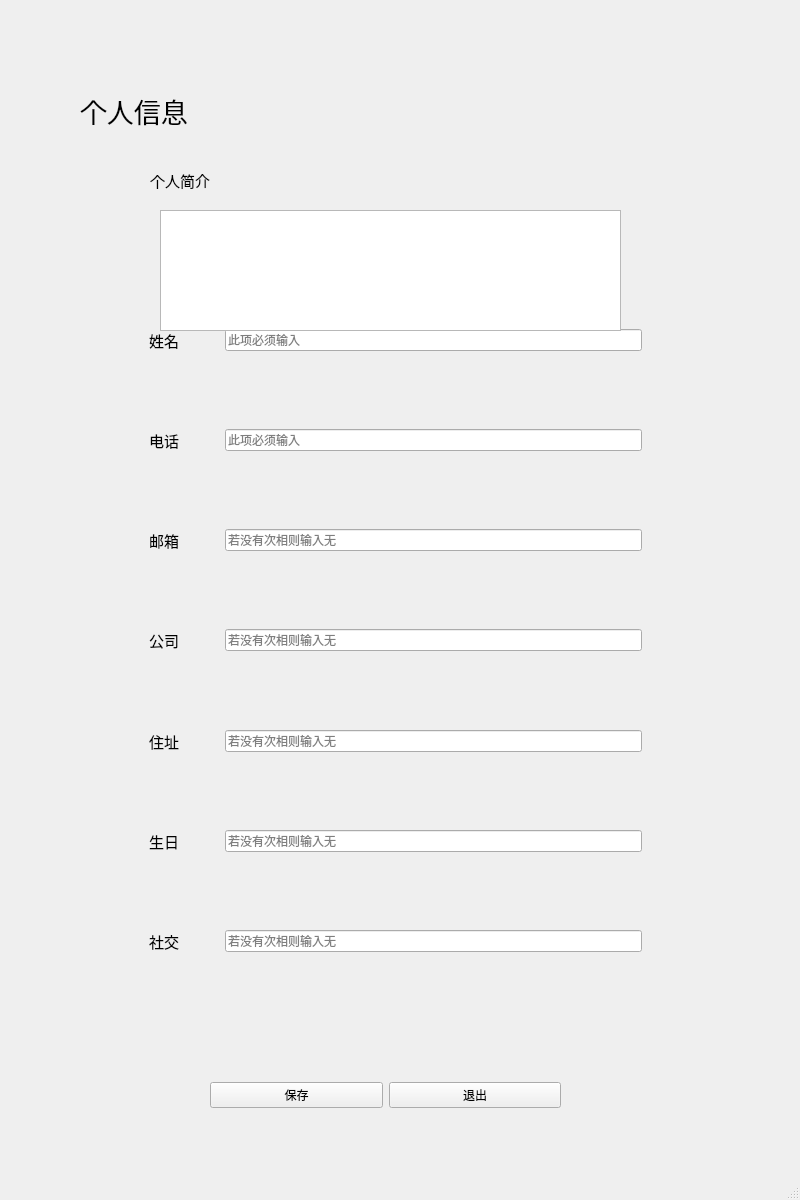
<?xml version="1.0" encoding="UTF-8"?>
<ui version="4.0">
 <class>Owninformation</class>
 <widget class="QMainWindow" name="Owninformation">
  <property name="enabled">
   <bool>true</bool>
  </property>
  <property name="geometry">
   <rect>
    <x>0</x>
    <y>0</y>
    <width>800</width>
    <height>1200</height>
   </rect>
  </property>
  <property name="minimumSize">
   <size>
    <width>800</width>
    <height>1200</height>
   </size>
  </property>
  <property name="maximumSize">
   <size>
    <width>800</width>
    <height>1200</height>
   </size>
  </property>
  <property name="windowTitle">
   <string>个人信息</string>
  </property>
  <property name="styleSheet">
   <string notr="true">#Owninformation
{
background-image: url(:/3.png);
}</string>
  </property>
  <widget class="QWidget" name="centralwidget">
   <property name="styleSheet">
    <string notr="true"/>
   </property>
   <widget class="QWidget" name="widget_10" native="true">
    <property name="geometry">
     <rect>
      <x>100</x>
      <y>320</y>
      <width>551</width>
      <height>701</height>
     </rect>
    </property>
    <layout class="QFormLayout" name="formLayout">
     <item row="0" column="0" colspan="2">
      <widget class="QWidget" name="widget_3" native="true">
       <layout class="QHBoxLayout" name="horizontalLayout_4">
        <item>
         <spacer name="horizontalSpacer_3">
          <property name="orientation">
           <enum>Qt::Horizontal</enum>
          </property>
          <property name="sizeType">
           <enum>QSizePolicy::Minimum</enum>
          </property>
          <property name="sizeHint" stdset="0">
           <size>
            <width>40</width>
            <height>20</height>
           </size>
          </property>
         </spacer>
        </item>
        <item>
         <widget class="QLabel" name="label_4">
          <property name="text">
           <string>&lt;html&gt;&lt;head/&gt;&lt;body&gt;&lt;p align=&quot;center&quot;&gt;&lt;span style=&quot; font-size:11pt;&quot;&gt;姓名&lt;/span&gt;&lt;/p&gt;&lt;/body&gt;&lt;/html&gt;</string>
          </property>
         </widget>
        </item>
        <item>
         <spacer name="horizontalSpacer_5">
          <property name="orientation">
           <enum>Qt::Horizontal</enum>
          </property>
          <property name="sizeType">
           <enum>QSizePolicy::Fixed</enum>
          </property>
          <property name="sizeHint" stdset="0">
           <size>
            <width>40</width>
            <height>20</height>
           </size>
          </property>
         </spacer>
        </item>
        <item>
         <widget class="QLineEdit" name="lineEdit_name">
          <property name="toolTip">
           <string>&lt;html&gt;&lt;head/&gt;&lt;body&gt;&lt;p&gt;此项为必填&lt;/p&gt;&lt;/body&gt;&lt;/html&gt;</string>
          </property>
          <property name="text">
           <string/>
          </property>
          <property name="placeholderText">
           <string>此项必须输入</string>
          </property>
         </widget>
        </item>
       </layout>
      </widget>
     </item>
     <item row="3" column="0">
      <spacer name="verticalSpacer_2">
       <property name="orientation">
        <enum>Qt::Vertical</enum>
       </property>
       <property name="sizeHint" stdset="0">
        <size>
         <width>20</width>
         <height>40</height>
        </size>
       </property>
      </spacer>
     </item>
     <item row="4" column="0" colspan="2">
      <widget class="QWidget" name="widget_6" native="true">
       <layout class="QHBoxLayout" name="horizontalLayout_6">
        <item>
         <spacer name="horizontalSpacer_12">
          <property name="orientation">
           <enum>Qt::Horizontal</enum>
          </property>
          <property name="sizeType">
           <enum>QSizePolicy::Maximum</enum>
          </property>
          <property name="sizeHint" stdset="0">
           <size>
            <width>0</width>
            <height>0</height>
           </size>
          </property>
         </spacer>
        </item>
        <item>
         <spacer name="horizontalSpacer_17">
          <property name="orientation">
           <enum>Qt::Horizontal</enum>
          </property>
          <property name="sizeType">
           <enum>QSizePolicy::Fixed</enum>
          </property>
          <property name="sizeHint" stdset="0">
           <size>
            <width>40</width>
            <height>20</height>
           </size>
          </property>
         </spacer>
        </item>
        <item>
         <widget class="QLabel" name="label_6">
          <property name="text">
           <string>&lt;html&gt;&lt;head/&gt;&lt;body&gt;&lt;p&gt;&lt;span style=&quot; font-size:11pt;&quot;&gt;邮箱&lt;/span&gt;&lt;/p&gt;&lt;/body&gt;&lt;/html&gt;</string>
          </property>
         </widget>
        </item>
        <item>
         <spacer name="horizontalSpacer_7">
          <property name="orientation">
           <enum>Qt::Horizontal</enum>
          </property>
          <property name="sizeType">
           <enum>QSizePolicy::Fixed</enum>
          </property>
          <property name="sizeHint" stdset="0">
           <size>
            <width>40</width>
            <height>20</height>
           </size>
          </property>
         </spacer>
        </item>
        <item>
         <widget class="QLineEdit" name="lineEdit_email">
          <property name="toolTip">
           <string>&lt;html&gt;&lt;head/&gt;&lt;body&gt;&lt;p&gt;若没有次相则输入无&lt;/p&gt;&lt;/body&gt;&lt;/html&gt;</string>
          </property>
          <property name="text">
           <string/>
          </property>
          <property name="placeholderText">
           <string>若没有次相则输入无</string>
          </property>
         </widget>
        </item>
       </layout>
      </widget>
     </item>
     <item row="5" column="0">
      <spacer name="verticalSpacer_3">
       <property name="orientation">
        <enum>Qt::Vertical</enum>
       </property>
       <property name="sizeHint" stdset="0">
        <size>
         <width>20</width>
         <height>40</height>
        </size>
       </property>
      </spacer>
     </item>
     <item row="6" column="0" colspan="2">
      <widget class="QWidget" name="widget_7" native="true">
       <layout class="QHBoxLayout" name="horizontalLayout_7">
        <item>
         <spacer name="horizontalSpacer_13">
          <property name="orientation">
           <enum>Qt::Horizontal</enum>
          </property>
          <property name="sizeType">
           <enum>QSizePolicy::Fixed</enum>
          </property>
          <property name="sizeHint" stdset="0">
           <size>
            <width>40</width>
            <height>20</height>
           </size>
          </property>
         </spacer>
        </item>
        <item>
         <widget class="QLabel" name="label_7">
          <property name="text">
           <string>&lt;html&gt;&lt;head/&gt;&lt;body&gt;&lt;p&gt;&lt;span style=&quot; font-size:11pt;&quot;&gt;公司&lt;/span&gt;&lt;/p&gt;&lt;/body&gt;&lt;/html&gt;</string>
          </property>
         </widget>
        </item>
        <item>
         <spacer name="horizontalSpacer_8">
          <property name="orientation">
           <enum>Qt::Horizontal</enum>
          </property>
          <property name="sizeType">
           <enum>QSizePolicy::Fixed</enum>
          </property>
          <property name="sizeHint" stdset="0">
           <size>
            <width>40</width>
            <height>20</height>
           </size>
          </property>
         </spacer>
        </item>
        <item>
         <widget class="QLineEdit" name="lineEdit_company">
          <property name="toolTip">
           <string>&lt;html&gt;&lt;head/&gt;&lt;body&gt;&lt;p&gt;若没有次相则输入无&lt;/p&gt;&lt;/body&gt;&lt;/html&gt;</string>
          </property>
          <property name="text">
           <string/>
          </property>
          <property name="placeholderText">
           <string>若没有次相则输入无</string>
          </property>
         </widget>
        </item>
       </layout>
      </widget>
     </item>
     <item row="7" column="0">
      <spacer name="verticalSpacer_4">
       <property name="orientation">
        <enum>Qt::Vertical</enum>
       </property>
       <property name="sizeHint" stdset="0">
        <size>
         <width>20</width>
         <height>40</height>
        </size>
       </property>
      </spacer>
     </item>
     <item row="8" column="0" colspan="2">
      <widget class="QWidget" name="widget_8" native="true">
       <layout class="QHBoxLayout" name="horizontalLayout_8">
        <item>
         <spacer name="horizontalSpacer_14">
          <property name="orientation">
           <enum>Qt::Horizontal</enum>
          </property>
          <property name="sizeType">
           <enum>QSizePolicy::Minimum</enum>
          </property>
          <property name="sizeHint" stdset="0">
           <size>
            <width>40</width>
            <height>20</height>
           </size>
          </property>
         </spacer>
        </item>
        <item>
         <widget class="QLabel" name="label_8">
          <property name="text">
           <string>&lt;html&gt;&lt;head/&gt;&lt;body&gt;&lt;p&gt;&lt;span style=&quot; font-size:11pt;&quot;&gt;住址&lt;/span&gt;&lt;/p&gt;&lt;/body&gt;&lt;/html&gt;</string>
          </property>
         </widget>
        </item>
        <item>
         <spacer name="horizontalSpacer_9">
          <property name="orientation">
           <enum>Qt::Horizontal</enum>
          </property>
          <property name="sizeType">
           <enum>QSizePolicy::Fixed</enum>
          </property>
          <property name="sizeHint" stdset="0">
           <size>
            <width>40</width>
            <height>20</height>
           </size>
          </property>
         </spacer>
        </item>
        <item>
         <widget class="QLineEdit" name="lineEdit_address">
          <property name="toolTip">
           <string>&lt;html&gt;&lt;head/&gt;&lt;body&gt;&lt;p&gt;若没有次相则输入无&lt;/p&gt;&lt;/body&gt;&lt;/html&gt;</string>
          </property>
          <property name="text">
           <string/>
          </property>
          <property name="placeholderText">
           <string>若没有次相则输入无</string>
          </property>
         </widget>
        </item>
       </layout>
      </widget>
     </item>
     <item row="9" column="0">
      <spacer name="verticalSpacer_5">
       <property name="orientation">
        <enum>Qt::Vertical</enum>
       </property>
       <property name="sizeHint" stdset="0">
        <size>
         <width>20</width>
         <height>40</height>
        </size>
       </property>
      </spacer>
     </item>
     <item row="10" column="0" colspan="2">
      <widget class="QWidget" name="widget_9" native="true">
       <layout class="QHBoxLayout" name="horizontalLayout_9">
        <item>
         <spacer name="horizontalSpacer_15">
          <property name="orientation">
           <enum>Qt::Horizontal</enum>
          </property>
          <property name="sizeType">
           <enum>QSizePolicy::Minimum</enum>
          </property>
          <property name="sizeHint" stdset="0">
           <size>
            <width>40</width>
            <height>20</height>
           </size>
          </property>
         </spacer>
        </item>
        <item>
         <widget class="QLabel" name="label_9">
          <property name="text">
           <string>&lt;html&gt;&lt;head/&gt;&lt;body&gt;&lt;p&gt;&lt;span style=&quot; font-size:11pt;&quot;&gt;生日&lt;/span&gt;&lt;/p&gt;&lt;/body&gt;&lt;/html&gt;</string>
          </property>
         </widget>
        </item>
        <item>
         <spacer name="horizontalSpacer_10">
          <property name="orientation">
           <enum>Qt::Horizontal</enum>
          </property>
          <property name="sizeType">
           <enum>QSizePolicy::Fixed</enum>
          </property>
          <property name="sizeHint" stdset="0">
           <size>
            <width>40</width>
            <height>20</height>
           </size>
          </property>
         </spacer>
        </item>
        <item>
         <widget class="QLineEdit" name="lineEdit_birth">
          <property name="toolTip">
           <string>&lt;html&gt;&lt;head/&gt;&lt;body&gt;&lt;p&gt;若没有次相则输入无&lt;/p&gt;&lt;/body&gt;&lt;/html&gt;</string>
          </property>
          <property name="text">
           <string/>
          </property>
          <property name="placeholderText">
           <string>若没有次相则输入无</string>
          </property>
         </widget>
        </item>
       </layout>
      </widget>
     </item>
     <item row="11" column="0">
      <spacer name="verticalSpacer_6">
       <property name="orientation">
        <enum>Qt::Vertical</enum>
       </property>
       <property name="sizeHint" stdset="0">
        <size>
         <width>20</width>
         <height>40</height>
        </size>
       </property>
      </spacer>
     </item>
     <item row="12" column="0" colspan="2">
      <widget class="QWidget" name="widget_11" native="true">
       <layout class="QHBoxLayout" name="horizontalLayout_10">
        <item>
         <spacer name="horizontalSpacer_16">
          <property name="orientation">
           <enum>Qt::Horizontal</enum>
          </property>
          <property name="sizeType">
           <enum>QSizePolicy::Minimum</enum>
          </property>
          <property name="sizeHint" stdset="0">
           <size>
            <width>40</width>
            <height>20</height>
           </size>
          </property>
         </spacer>
        </item>
        <item>
         <widget class="QLabel" name="label_10">
          <property name="text">
           <string>&lt;html&gt;&lt;head/&gt;&lt;body&gt;&lt;p&gt;&lt;span style=&quot; font-size:11pt;&quot;&gt;社交&lt;/span&gt;&lt;/p&gt;&lt;/body&gt;&lt;/html&gt;</string>
          </property>
         </widget>
        </item>
        <item>
         <spacer name="horizontalSpacer_11">
          <property name="orientation">
           <enum>Qt::Horizontal</enum>
          </property>
          <property name="sizeType">
           <enum>QSizePolicy::Fixed</enum>
          </property>
          <property name="sizeHint" stdset="0">
           <size>
            <width>40</width>
            <height>20</height>
           </size>
          </property>
         </spacer>
        </item>
        <item>
         <widget class="QLineEdit" name="lineEdit_social">
          <property name="toolTip">
           <string>&lt;html&gt;&lt;head/&gt;&lt;body&gt;&lt;p&gt;若没有次相则输入无&lt;/p&gt;&lt;/body&gt;&lt;/html&gt;</string>
          </property>
          <property name="text">
           <string/>
          </property>
          <property name="placeholderText">
           <string>若没有次相则输入无</string>
          </property>
         </widget>
        </item>
       </layout>
      </widget>
     </item>
     <item row="13" column="0">
      <spacer name="verticalSpacer_7">
       <property name="orientation">
        <enum>Qt::Vertical</enum>
       </property>
       <property name="sizeHint" stdset="0">
        <size>
         <width>20</width>
         <height>12</height>
        </size>
       </property>
      </spacer>
     </item>
     <item row="14" column="0" colspan="2">
      <widget class="QWidget" name="widget_4" native="true">
       <widget class="QLabel" name="label_11">
        <property name="geometry">
         <rect>
          <x>58</x>
          <y>11</y>
          <width>24</width>
          <height>19</height>
         </rect>
        </property>
        <property name="text">
         <string>&lt;html&gt;&lt;head/&gt;&lt;body&gt;&lt;p&gt;QQ&lt;/p&gt;&lt;/body&gt;&lt;/html&gt;</string>
        </property>
       </widget>
       <widget class="QLineEdit" name="lineEdit_10">
        <property name="geometry">
         <rect>
          <x>150</x>
          <y>10</y>
          <width>371</width>
          <height>25</height>
         </rect>
        </property>
        <property name="toolTip">
         <string>&lt;html&gt;&lt;head/&gt;&lt;body&gt;&lt;p&gt;此项为必填&lt;/p&gt;&lt;/body&gt;&lt;/html&gt;</string>
        </property>
        <property name="text">
         <string/>
        </property>
        <property name="placeholderText">
         <string>若没有次相则输入无</string>
        </property>
       </widget>
      </widget>
     </item>
     <item row="2" column="0" colspan="2">
      <widget class="QWidget" name="widget_5" native="true">
       <layout class="QHBoxLayout" name="horizontalLayout_5">
        <item>
         <spacer name="horizontalSpacer_4">
          <property name="orientation">
           <enum>Qt::Horizontal</enum>
          </property>
          <property name="sizeType">
           <enum>QSizePolicy::Minimum</enum>
          </property>
          <property name="sizeHint" stdset="0">
           <size>
            <width>40</width>
            <height>20</height>
           </size>
          </property>
         </spacer>
        </item>
        <item>
         <widget class="QLabel" name="label_5">
          <property name="text">
           <string>&lt;html&gt;&lt;head/&gt;&lt;body&gt;&lt;p&gt;&lt;span style=&quot; font-size:11pt;&quot;&gt;电话&lt;/span&gt;&lt;/p&gt;&lt;/body&gt;&lt;/html&gt;</string>
          </property>
         </widget>
        </item>
        <item>
         <spacer name="horizontalSpacer_6">
          <property name="orientation">
           <enum>Qt::Horizontal</enum>
          </property>
          <property name="sizeType">
           <enum>QSizePolicy::Fixed</enum>
          </property>
          <property name="sizeHint" stdset="0">
           <size>
            <width>40</width>
            <height>20</height>
           </size>
          </property>
         </spacer>
        </item>
        <item>
         <widget class="QLineEdit" name="lineEdit_number">
          <property name="toolTip">
           <string>&lt;html&gt;&lt;head/&gt;&lt;body&gt;&lt;p&gt;此项为必填&lt;/p&gt;&lt;/body&gt;&lt;/html&gt;</string>
          </property>
          <property name="text">
           <string/>
          </property>
          <property name="placeholderText">
           <string>此项必须输入</string>
          </property>
         </widget>
        </item>
       </layout>
      </widget>
     </item>
     <item row="1" column="0">
      <spacer name="verticalSpacer">
       <property name="orientation">
        <enum>Qt::Vertical</enum>
       </property>
       <property name="sizeHint" stdset="0">
        <size>
         <width>20</width>
         <height>40</height>
        </size>
       </property>
      </spacer>
     </item>
    </layout>
   </widget>
   <widget class="QLabel" name="label">
    <property name="geometry">
     <rect>
      <x>80</x>
      <y>50</y>
      <width>211</width>
      <height>121</height>
     </rect>
    </property>
    <property name="font">
     <font>
      <pointsize>20</pointsize>
     </font>
    </property>
    <property name="text">
     <string>个人信息</string>
    </property>
   </widget>
   <widget class="QTextEdit" name="textEdit">
    <property name="geometry">
     <rect>
      <x>160</x>
      <y>210</y>
      <width>461</width>
      <height>121</height>
     </rect>
    </property>
   </widget>
   <widget class="QLabel" name="label_3">
    <property name="geometry">
     <rect>
      <x>150</x>
      <y>160</y>
      <width>121</width>
      <height>41</height>
     </rect>
    </property>
    <property name="text">
     <string>&lt;html&gt;&lt;head/&gt;&lt;body&gt;&lt;p&gt;&lt;span style=&quot; font-size:11pt;&quot;&gt;个人简介&lt;/span&gt;&lt;/p&gt;&lt;/body&gt;&lt;/html&gt;</string>
    </property>
   </widget>
   <widget class="QWidget" name="widget" native="true">
    <property name="geometry">
     <rect>
      <x>210</x>
      <y>1050</y>
      <width>351</width>
      <height>91</height>
     </rect>
    </property>
    <property name="maximumSize">
     <size>
      <width>1099</width>
      <height>16777215</height>
     </size>
    </property>
    <layout class="QHBoxLayout" name="horizontalLayout">
     <item>
      <widget class="QPushButton" name="pushButton">
       <property name="text">
        <string>保存</string>
       </property>
      </widget>
     </item>
     <item>
      <widget class="QPushButton" name="pushButton_2">
       <property name="text">
        <string>退出</string>
       </property>
      </widget>
     </item>
    </layout>
   </widget>
  </widget>
  <widget class="QStatusBar" name="statusbar"/>
 </widget>
 <tabstops>
  <tabstop>lineEdit_name</tabstop>
  <tabstop>lineEdit_email</tabstop>
  <tabstop>lineEdit_company</tabstop>
  <tabstop>lineEdit_address</tabstop>
  <tabstop>lineEdit_birth</tabstop>
  <tabstop>lineEdit_social</tabstop>
  <tabstop>lineEdit_10</tabstop>
  <tabstop>textEdit</tabstop>
  <tabstop>lineEdit_number</tabstop>
  <tabstop>pushButton</tabstop>
  <tabstop>pushButton_2</tabstop>
 </tabstops>
 <resources/>
 <connections/>
</ui>
